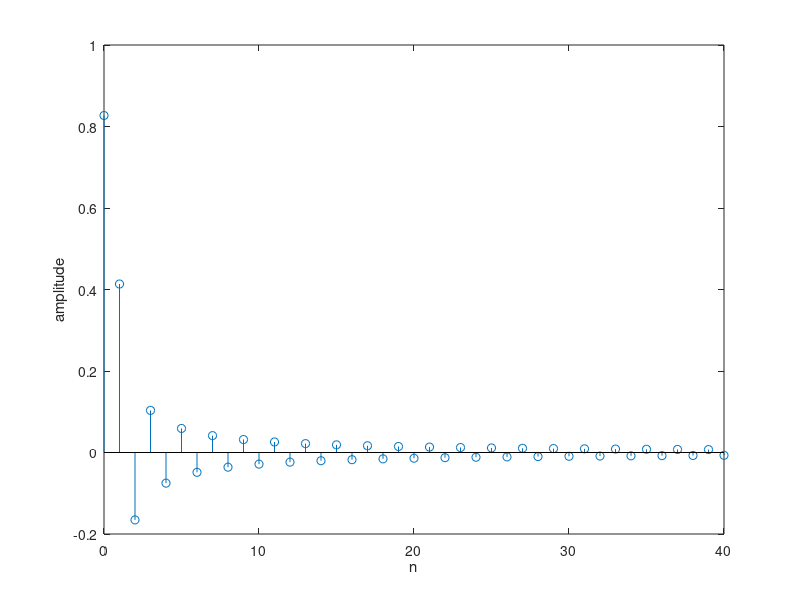
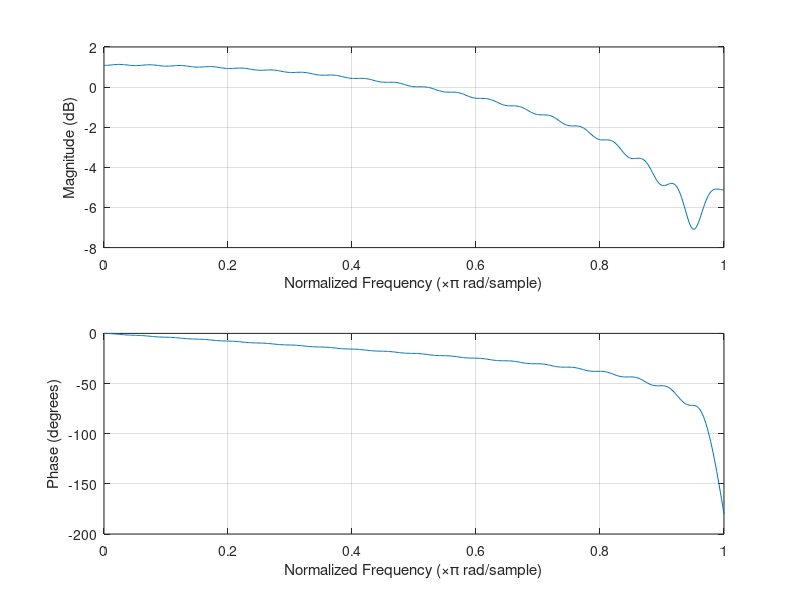

MATLAB code for these plots, in order:
clear 
close all
% [x,fs] = audioread('ABBA-flac2wav.wav');
% sound(x,fs)
% sound(x(2:2:end,:),fs);
% sound(x(2:2:end,:),fs/2);
% sound(resample(x,fs/2,fs), fs/2)
% y = x(2:2:end,:)-resample(x,fs/2,fs);
% plot(y)
% y = resample(x,fs/4,fs);
% 
% audiowrite('ABBAfs_4.wav',y,fs/4)

n = 0:1:40;
% h = sqrt(3)*(-1).^(n+1)./(2*pi*(n-1/3));
h1 = sin((n-1/3)*pi)./((n-1/3)*pi);
stem(n,h1)
xlabel('n')
ylabel('amplitude')
figure
freqz(h1);



% 
% % figure
% % fs = 20;
% % t = -20:1/fs:20;
% % freq = linspace(-fs/2,fs/2,length(t));
% % h1 = sin((t-1/3)*pi)./((t-1/3)*pi);
% % z = fftshift(fft(h1));
% % plot(freq,abs(z))
% % figure
% % tol = 1e-6;
% % z(abs(z) < tol) = 0;
% % plot(freq,angle(z)/pi)
% % 
% % t = 0:0.01:1;
% % y = sin(2*pi*4*t);
% % plot(t,y);
% % figure
% % plot(t,ifft(ifftshift(fftshift(fft(y)))))
